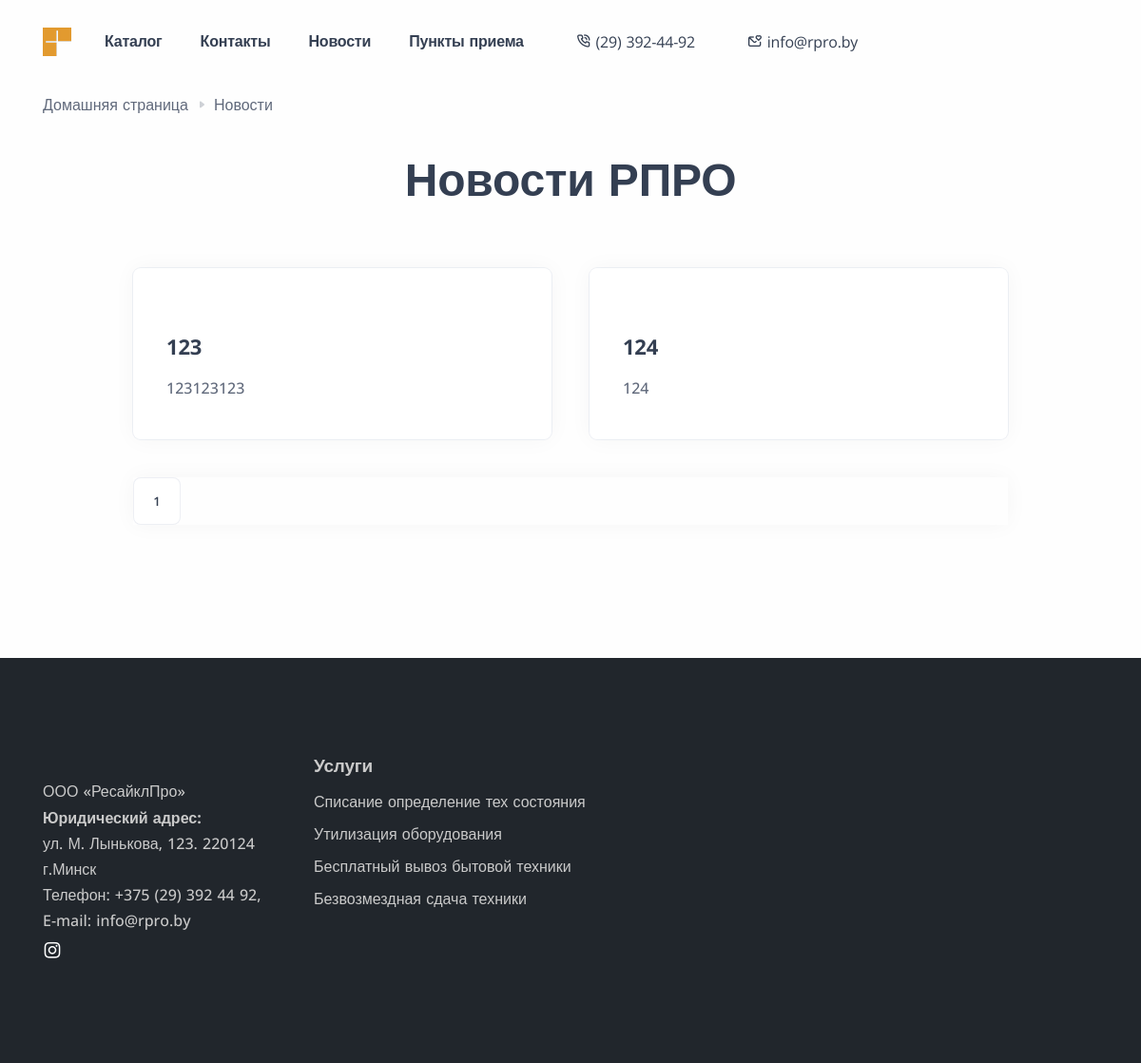
The app's page /news, older data.
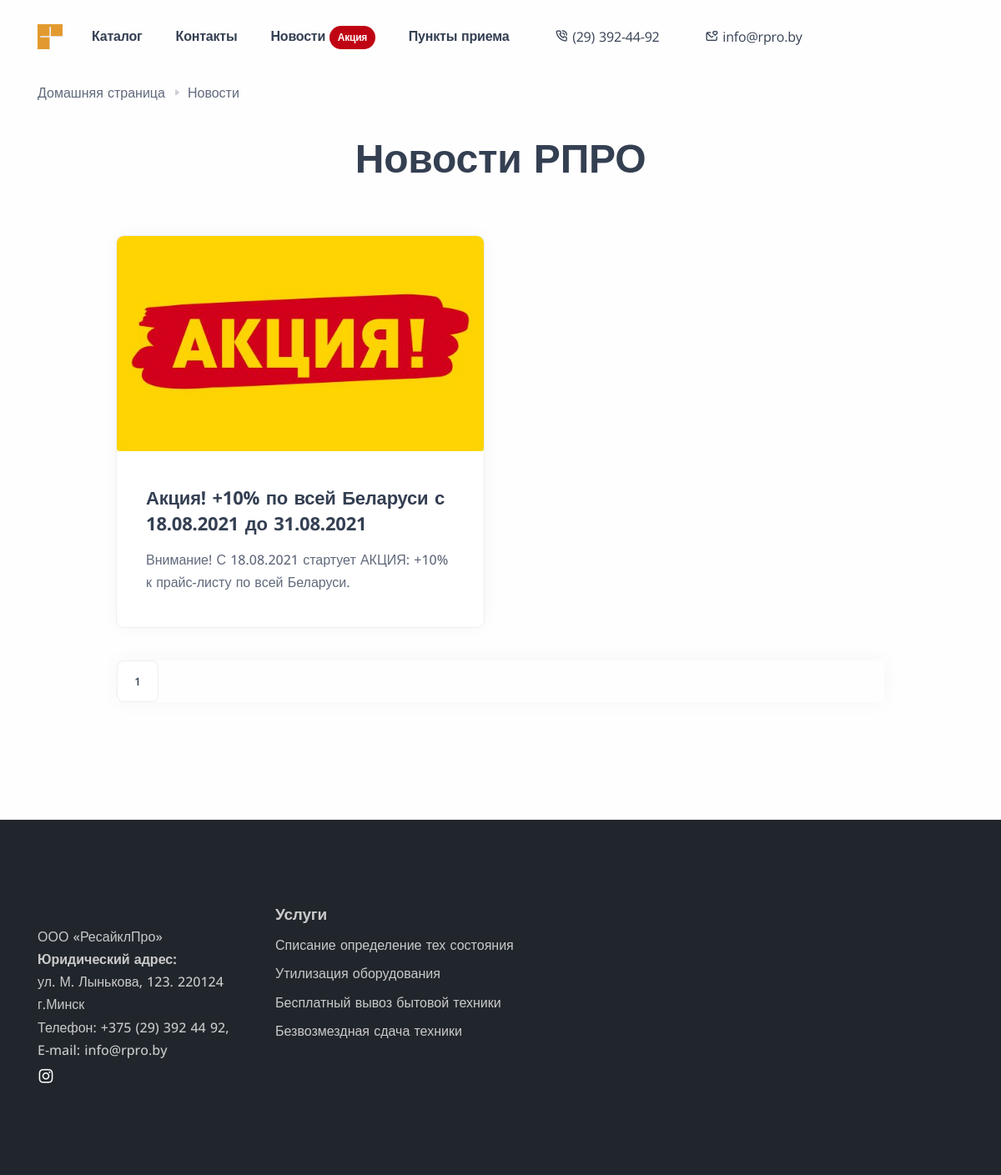
The same page, newer data.
### recycle/models.py (models this page shows, shortened)
class Article(models.Model):
    article_name = models.CharField('Заголовок H1', max_length=200)
    article_title = models.CharField('Заголовок для Open Graph (og:title)', max_length=200)
    article_metadesc = models.CharField('Описание для Open Graph (og:description)', max_length=300)
    article_slug = models.CharField('URL', max_length=200, default='article' + str(datetime.datetime.now()))
    article_short_desc = models.TextField('Короткое описание для Schema', blank=True)
    article_image = models.ImageField('Изображение статьи')
    isStock = models.BooleanField(default=False)
    body_editorjs = EditorJsJSONField()
    pub_date = models.DateTimeField(default=datetime.datetime.now)

### recycle/views.py (the view)
# urls.py: path('news', views.News.as_view(), name='news'),
class News(View):
    def get(self, request):
        stock = False
        articles = Article.objects.all()
        paginator = Paginator(articles, 4)
        page_number = request.GET.get('page')
        page_obj = paginator.get_page(page_number)
        for article in articles:
            if article.isStock == True:
                stock = True
        return render(request, 'news.html', {'articles':articles, 'stock':stock, 'page_obj': page_obj})

### RPRO/baseprocessor.py (called while the page is built)
def custom_proc(request):
    stock = False
    articles = Article.objects.all()
    for article in articles:
        if article.isStock == True:
            stock = True
    return {'stock': stock}

### templates/news.html (shortened to what this page needs)
{% extends 'base.html' %}
{% load static %}
{% block content %}
<div class="content-wrapper">
    <section class="wrapper bg-light">
            <div class="container pt-3">
                <nav aria-label="breadcrumb">
                  <ol class="breadcrumb" id="breadcrumblist" itemscope itemtype="http://schema.org/BreadcrumbList">
                    <li class="breadcrumb-item" itemprop="itemListElement" itemscope itemtype="http://schema.org/ListItem">
                        <a itemprop="item" href="/">Домашняя страница</a>
                    </li>
                    <li class="breadcrumb-item active" aria-current="page" itemprop="itemListElement" itemscope itemtype="http://schema.org/ListItem">
                        <a class="inactiveLink" itemprop="item" href="{% url 'news' %}">Новости</a>
                    </li>
                  </ol>
                </nav>
            </div>
    </section>
		<section class="wrapper bg-light">
			<div class="container pt-3 text-center">
				<div class="row">
					<div class="col-md-7 col-lg-6 col-xl-5 mx-auto">
						<h1 class="display-1 mb-3">Новости РПРО</h1>
					</div>
				</div>
			</div>
		</section>
		<section class="wrapper bg-light">
			<div class="container py-10 pb-md-16">
				<div class="row">
					<div class="col-lg-10 mx-auto">
						<div class="blog grid grid-view">
							<div class="row isotope gx-md-8 gy-8 mb-8" style="position: relative; height: 1307.97px;">
                                {% for article in page_obj %}
								<article class="item post col-md-6" style="position: absolute; left: 0%; top: 0px;">
									<div class="card">
										<figure class="card-img-top overlay overlay1 hover-scale"><a href="{% url 'article' article_slug=article.article_slug %}"> <img src={{ article.article_image.url }} alt=""></a>
										</figure>
										<div class="card-body">
											<div class="post-header">
												<h2 class="post-title h3 mt-1 mb-3"><a class="link-dark" href="{% url 'article' article.article_slug %}">{{ article.article_name }}</a></h2>
											</div>
											<div class="post-content">
												<p>{{ article.article_short_desc }}</p>
											</div>
										</div>
									</div>
								</article>
                                {% endfor %}
							</div>
						</div>
                    <nav>
						<ul class="pagination">
                            <li class="page-item">
                                <a class="page-link" href="#">{{ page_obj.number }}</a>
                            </li>
                        </ul>
                    </nav>
					</div>
				</div>
			</div>
		</section>
</div>
{% endblock %}

Row changes from the older to the newer data that the page shows:
removed Article: article_name "123", article_short_desc "123123123"
removed Article: article_name "124", article_short_desc "124"
added Article: article_image (picture), article_name "Акция! +10% по всей Беларуси с 18.08.2021 до 31.08.2021", article_short_desc "Внимание! С 18.08.2021 стартует АКЦИЯ: +10% к прайс-листу по всей Беларуси."
Text that changed along with them:
text now shown: "Акция"
